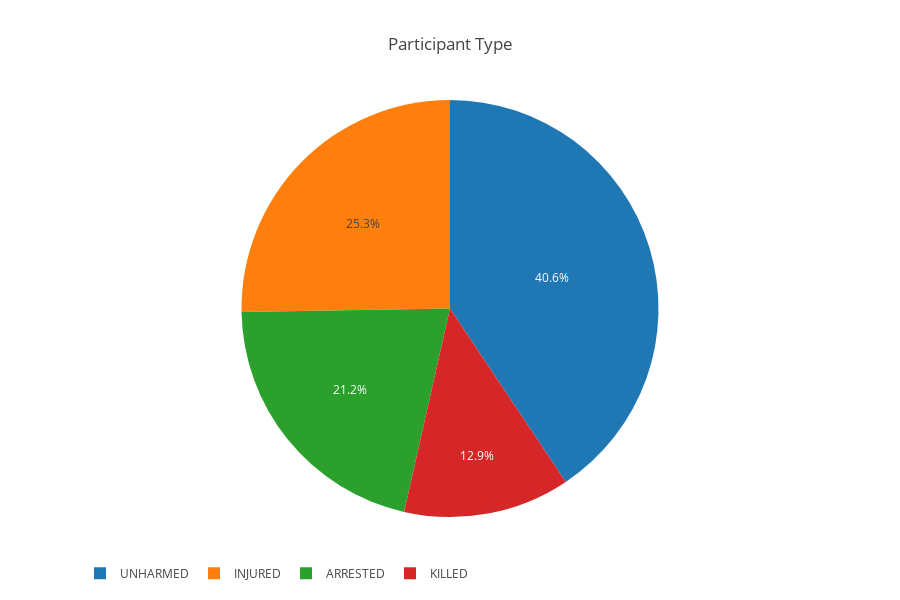

Source (notebook cell):
### Code cell
# Visualize distribution of participant types

types=['ARRESTED','INJURED','KILLED','UNHARMED']
values=helper.get_person_type_counts(df,"participant_status",types)
helper.plot_pie(types,values,'Participant Type')

### Figure 1 — Plotly figure (JSON) as saved in the notebook; plotly's stock layout.template omitted (floating-point values rounded to 4 significant figures)
{"data": [{"labels": ["ARRESTED", "INJURED", "KILLED", "UNHARMED"], "type": "pie", "uid": "493f58ea-b796-49ab-969a-43c894e8550f", "values": [99333, 118395, 60478, 190383]}], "layout": {"height": 600, "legend": {"orientation": "h"}, "title": "Participant Type"}}
